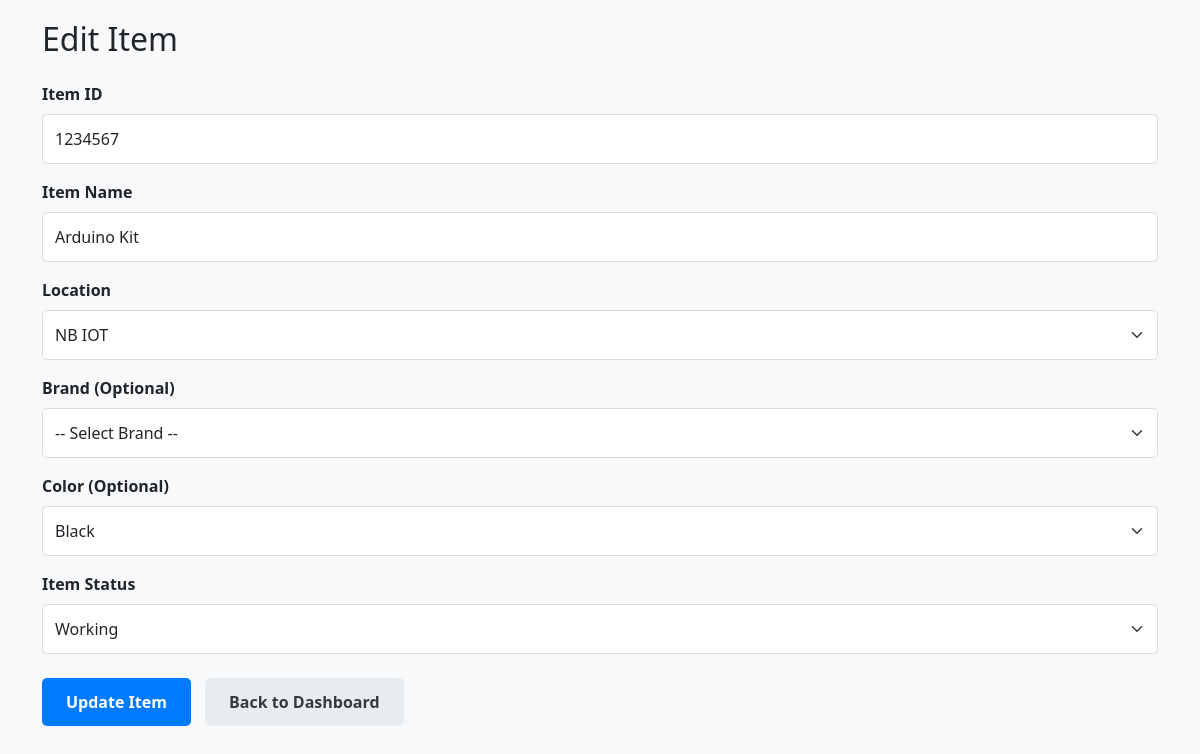
The app's page /admin/edit-item/1234567 (signed in), older data.
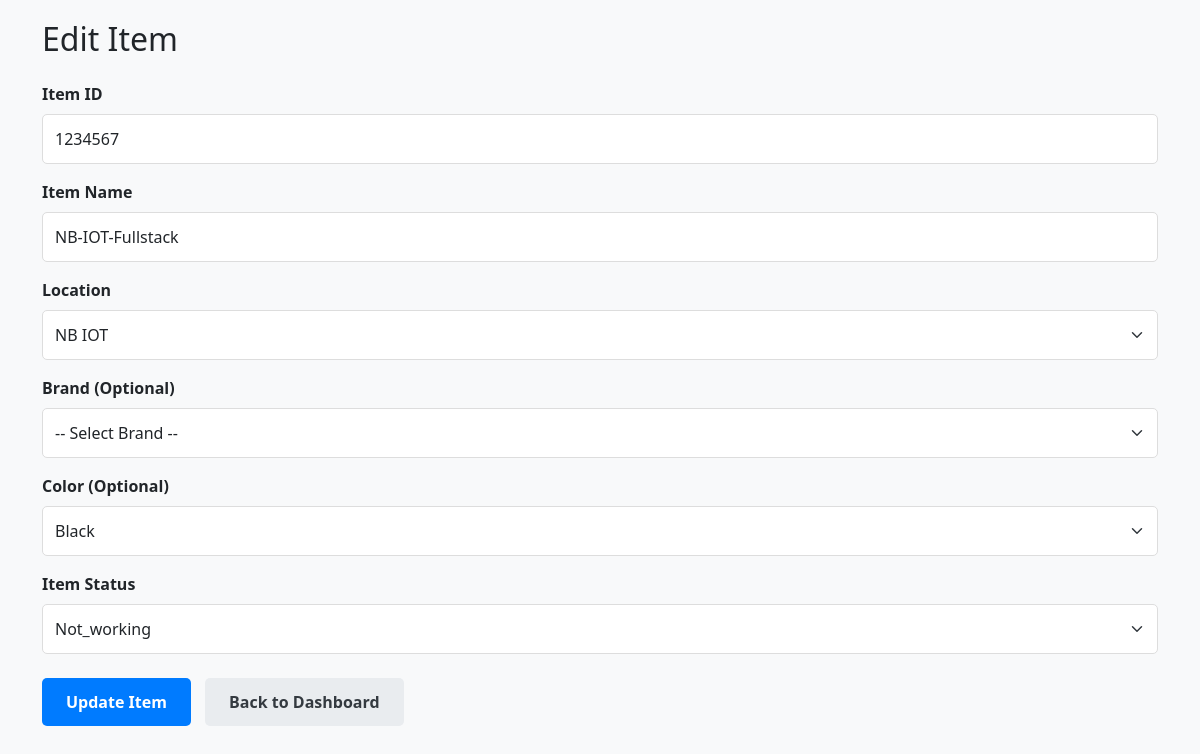
The same page, newer data.
### models.py (models this page shows, shortened)
class Item(db.Model):
    __tablename__ = 'item'
    item_id = db.Column(db.String, primary_key=True)
    item_name = db.Column(db.String, nullable=False)
    location = db.Column(db.String, nullable=False)
    status = db.Column(Enum(ItemStatus), default=ItemStatus.WORKING, nullable=False)
    brand = db.Column(db.String)
    color = db.Column(db.String)

### app.py (the view, shortened to what this page needs)
@app.route("/admin/edit-item/<string:item_id>", methods=["GET", "POST"])
def edit_item(item_id):
    if not session.get("admin"):
        flash("Please log in as admin to edit items.", "warning")
        return redirect(url_for("admin_login"))
    item_to_edit = Item.query.get_or_404(item_id)
    valid_statuses = [status.value for status in ItemStatus]
    return render_template("edit_item.html", item=item_to_edit, valid_statuses=valid_statuses)

### templates/edit_item.html (shortened to what this page needs)
<!DOCTYPE html>
<html lang="en">
<head>
    <link href="https://cdn.jsdelivr.net/npm/bootstrap@5.3.2/dist/css/bootstrap.min.css" rel="stylesheet">
</head>
<body>
    <div class="container">
        <h2 class="mb-4">Edit Item</h2>
        <form action="{{ url_for('edit_item', item_id=item.item_id) }}" method="POST">
            <div class="form-group">
                <label for="item_id">Item ID</label>
                <input type="text" class="form-control" id="item_id" value="{{ item.item_id }}" readonly>
            </div>
            <div class="form-group">
                <label for="item_name">Item Name</label>
                <input type="text" class="form-control" id="item_name" name="item_name" value="{{ item.item_name }}" required>
            </div>
            <div class="form-group">
                <label for="location">Location</label>
                <select class="form-select" id="location" name="location" required>
                    <option value="NB IOT" {% if item.location == 'NB IOT' %}selected{% endif %}>NB IOT</option>
                </select>
            </div>
            <div class="form-group">
                <label for="brand" class="form-label">Brand (Optional)</label>
                <select class="form-select" id="brand" name="brand">
                    <option value="">-- Select Brand --</option>
                </select>
            </div>
            <div class="form-group">
                <label for="color" class="form-label">Color (Optional)</label>
                <select class="form-select" id="color" name="color">
                    <option value="Black">Black</option>
                </select>
            </div>
            <div class="form-group">
                <label for="status">Item Status</label>
                <select class="form-select" id="status" name="status" required>
                    {% for status in valid_statuses %}
                        <option value="{{ status }}" {% if item.status.value == status %}selected{% endif %}>
                            {{ status|title }}
                        </option>
                    {% endfor %}
                </select>
            </div>
            <div class="mt-4">
                <button type="submit" class="btn btn-primary">Update Item</button>
                <a href="{{ url_for('admin_dashboard') }}" class="btn btn-secondary">Back to Dashboard</a>
            </div>
        </form>
    </div>
</body>
</html>

Row changes from the older to the newer data that the page shows:
changed Item "NB IOT": item_name "Arduino Kit" → "NB-IOT-Fullstack"; status "Working" → "Not_working"
